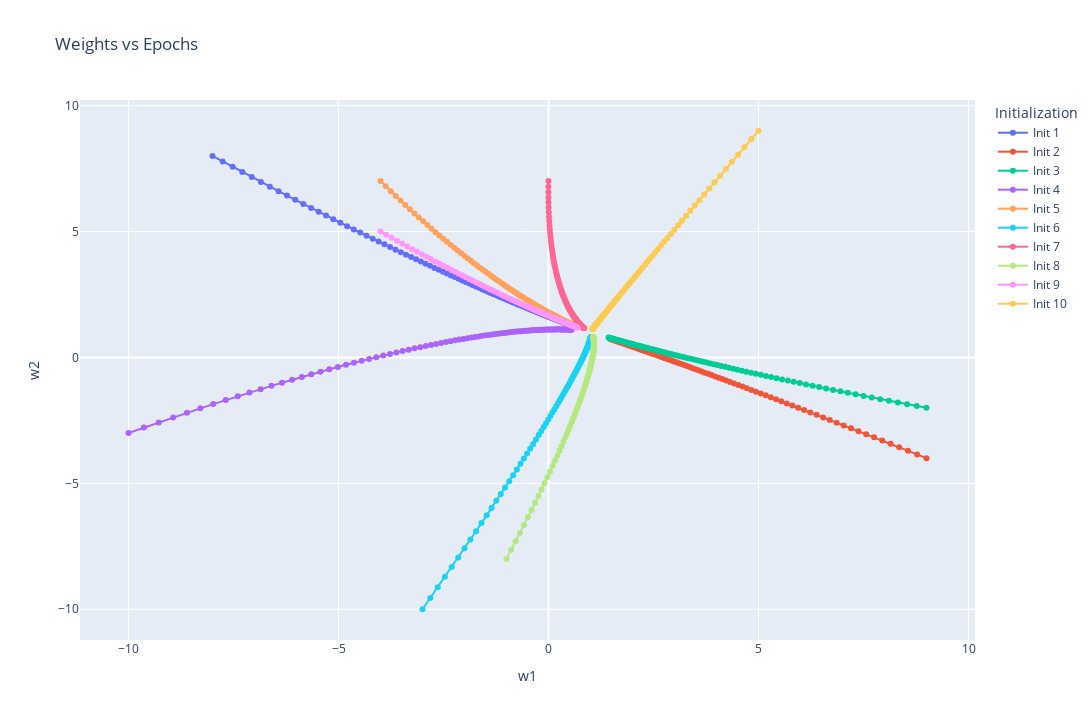

Notebook code for this chart:
### Code cell
fig_weights = go.Figure()

for i, (w1_list, w2_list) in enumerate(all_weights):
    fig_weights.add_trace(
        go.Scatter(x=w1_list, y=w2_list, mode="lines+markers", name=f"Init {i+1}")
    )

fig_weights.update_layout(
    title="Weights vs Epochs",
    xaxis_title="w1",
    yaxis_title="w2",
    legend_title="Initialization",
    width=1280,
    height=720,
)
fig_weights.show()
